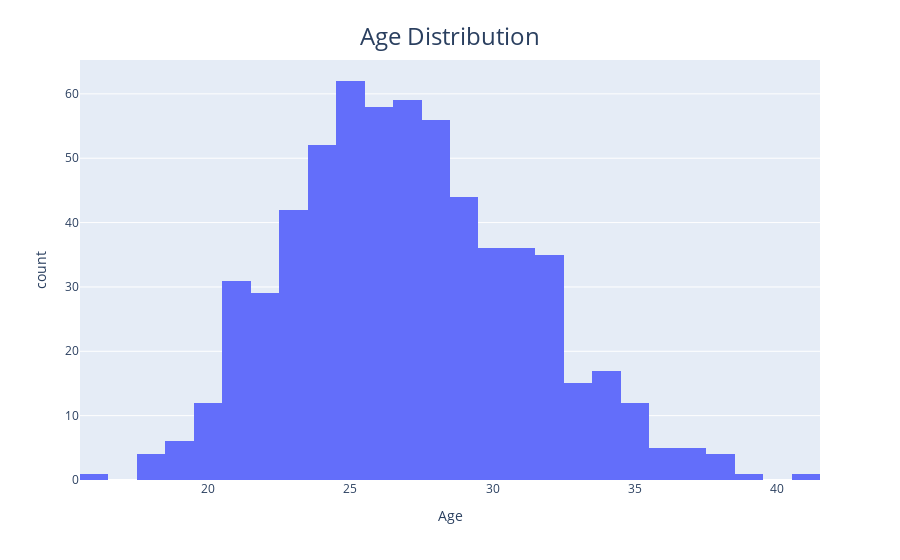

Source (notebook cell):
### Code cell
histogram(data , x = "Age", title="Age Distribution")

### Figure 1 — Plotly figure (JSON) as saved in the notebook; plotly's stock layout.template omitted (floating-point values rounded to 4 significant figures; data arrays with more than 128 entries replaced by an {"elided": "..."} marker saying what was removed)
{"data": [{"alignmentgroup": "True", "bingroup": "x", "hovertemplate": "Age=%{x}<br>count=%{y}<extra></extra>", "legendgroup": "", "marker": {"color": "#636efa", "pattern": {"shape": ""}}, "name": "", "offsetgroup": "", "orientation": "v", "showlegend": false, "type": "histogram", "x": {"elided": "623 int values"}, "xaxis": "x", "yaxis": "y"}], "layout": {"autosize": true, "barmode": "relative", "legend": {"tracegroupgap": 0}, "margin": {"t": 60}, "title": {"font": {"size": 24}, "text": "Age Distribution", "x": 0.5, "y": 0.95}, "xaxis": {"anchor": "y", "autorange": true, "domain": [0, 1], "range": [15.5, 41.5], "title": {"text": "Age"}, "type": "linear"}, "yaxis": {"anchor": "x", "autorange": true, "domain": [0, 1], "range": [0, 65.26], "title": {"text": "count"}}}}
